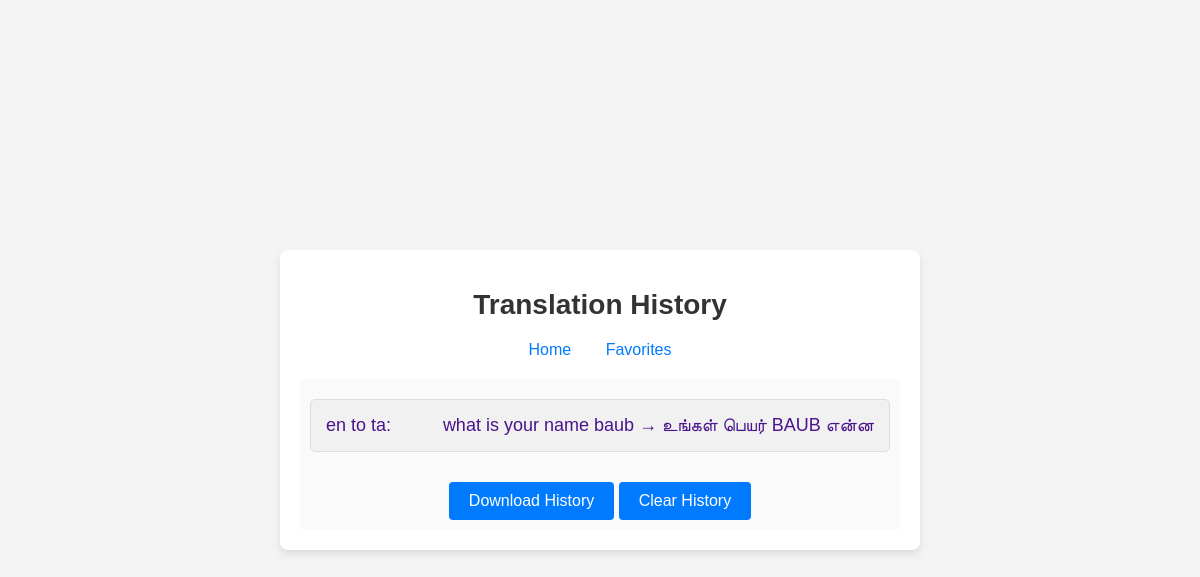
The page /history (signed in) on the database its author committed.
### app.py (models this page shows)
class History(db.Model):
    id = db.Column(db.Integer, primary_key=True)
    text = db.Column(db.Text, nullable=False)
    translation = db.Column(db.Text, nullable=False)
    src = db.Column(db.String(50), nullable=False)
    dest = db.Column(db.String(50), nullable=False)
    user_id = db.Column(db.Integer, db.ForeignKey('user.id'), nullable=False)

### app.py (the view)
@app.route('/history')
@login_required
def show_history():
    user = User.query.filter_by(username=session['username']).first()
    return render_template('history.html', history=user.history)

### app.py (called while the page is built)
def login_required(f):
    @wraps(f)
    def decorated_function(*args, **kwargs):
        if 'username' not in session:
            return redirect(url_for('login'))
        return f(*args, **kwargs)
    return decorated_function

### templates/history.html (shortened to what this page needs)
<!DOCTYPE html>
<html lang="en">
<head>
    <link rel="stylesheet" href="{{ url_for('static', filename='styles.css') }}">
</head>
<body>
    <div class="container">
        <h1>Translation History</h1>
        <nav>
            <a href="{{ url_for('index') }}">Home</a>
            <a href="{{ url_for('show_favorites') }}">Favorites</a>
        </nav>
        <div class="history">
            <ul>
                {% for item in history %}
                <li>
                    <span>{{ item.src }} to {{ item.dest }}:</span>
                    <span>{{ item.text }} &rarr; {{ item.translation }}</span>
                </li>
                {% endfor %}
            </ul>
            <a href="{{ url_for('download_history') }}" class="button">Download History</a>
            <a href="{{ url_for('clear_history') }}" class="button">Clear History</a>
        </div>
    </div>
</body>
</html>

### static/styles.css (style rules this page uses)
.container { width: 90%; max-width: 600px; margin: auto; padding: 20px; background-color: #fff; box-shadow: 0 0 10px rgba(0, 0, 0, 0.1); border-radius: 8px; text-align: center; }
h1 { color: #333; }
nav { margin-bottom: 20px; }
nav a { margin: 0 10px; color: #007bff; text-decoration: none; font-size: 16px; }
.history, .favorites { margin-top: 20px; background-color: #fafafa; padding: 10px; border-radius: 4px; }
.history ul, .favorites ul { list-style: none; padding: 0; }
.history li, .favorites li { background-color: #e1bee7; color: #4a148c; padding: 10px; margin-bottom: 5px; border-radius: 4px; }
.button { display: inline-block; padding: 10px 20px; margin-top: 10px; color: white; background-color: #007bff; border-radius: 4px; text-decoration: none; transition: background-color 0.3s; }

### rows shown on the page
History: src "en", dest "ta", text "what is your name baub", translation "உங்கள் பெயர் BAUB என்ன"
